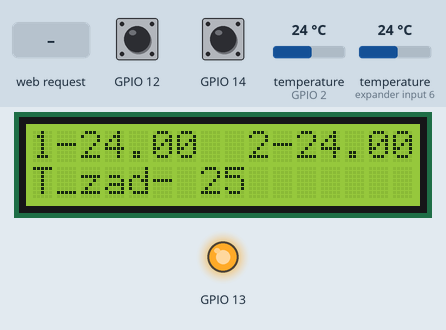
A program run on a simulated ESP8266 (NodeMCU). Shown: 16×2 character LCD, output pins drawn as LEDs (lit = HIGH). The test bench sets the inputs (shaded band); at power-on: temperature (sensors on GPIO 2, expander input 6) 24 °C, GPIO 12 HIGH, GPIO 14 HIGH. WiFi joins after 1.5 s; servers stay silent unless stated; what the program prints to the serial monitor is not drawn.

Above: at 2.7 s.
2.8 s: temperature (sensor on GPIO 2) set to 12 °C
At 4.4 s:
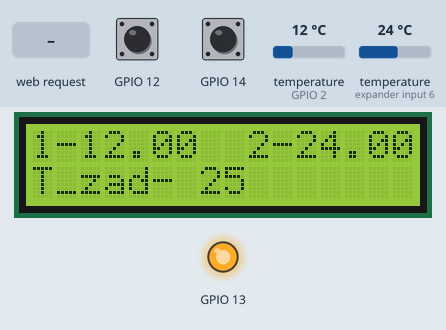
4.7 s: temperature (sensor on expander input 6) set to 12 °C
At 6.0 s:
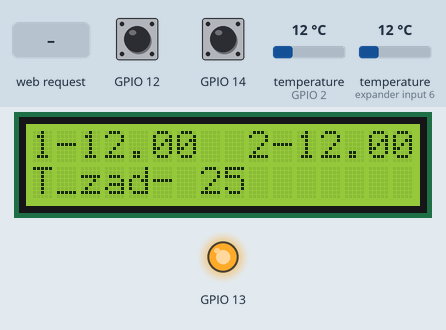
6.3 s: GPIO 12 pulled LOW for 3.2 s
At 10.7 s:
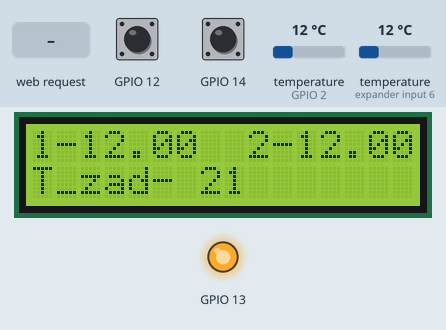
11.0 s: HTTP request GET /state received
At 12.6 s:
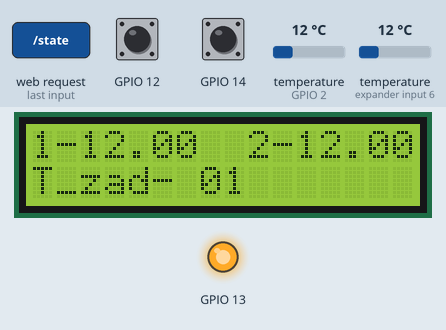
12.9 s: GPIO 14 pulled LOW for 1 s
At 14.5 s:
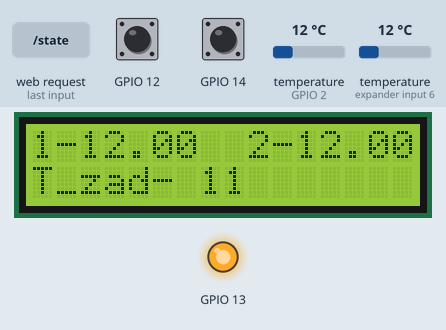
16.1 s: HTTP request GET /state?value=120 received
At 17.8 s:
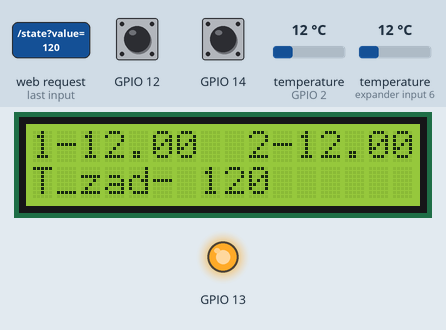
Timing chart, 0 to 18.8 s (numbered marks = the images above; inputs shaded):
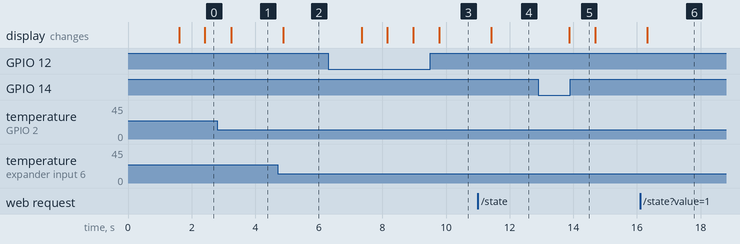

Measured:
- after the input at 2.8 s, the display: changes after 0.44 s (image 1)
- after the input at 4.7 s, the display: changes after 0.18 s (image 2)
- after the input at 6.3 s, the display: first changes after 1.0 s (image 3 shows a later state)
- after the input at 11.0 s, the display: changes after 0.42 s (image 4)
- after the input at 12.9 s, the display: changes after 0.97 s (image 5)
- after the input at 16.1 s, the display: changes after 0.23 s (image 6)

The program:

main.cpp
```cpp
#include <Arduino.h>
#include <OneWire.h>
#include <DallasTemperature.h>
#include <LiquidCrystal_I2C.h>
#include "ESP8266WiFi.h"
#include <ESPAsyncWebServer.h>
#include "ESPAsyncTCP.h"


AsyncWebServer server(80);

class temp{
  public:
  int temp = 25;
};

temp new_temp;


// set the LCD number of columns and rows
int lcdColumns = 16;
int lcdRows = 2;

// set LCD address, number of columns and rows
// if you don't know your display address, run an I2C scanner sketch
LiquidCrystal_I2C lcd(0x27, lcdColumns, lcdRows);


// Data wire is plugged into port D2 on the ESP8266
#define ONE_WIRE_BUS 2

// Setup a oneWire instance to communicate with any OneWire devices
OneWire oneWire(ONE_WIRE_BUS);

// Pass our oneWire reference to Dallas Temperature.
DallasTemperature sensors(&oneWire);

float tempSensor1, tempSensor2, tempSensor3;

uint8_t sensor1[8] = { 0x28, 0xFF, 0xB4, 0x0B, 0xA1, 0x16, 0x03, 0x75  };
uint8_t sensor2[8] = { 0x28, 0xFF, 0xDD, 0x41, 0x21, 0x17, 0x04, 0x49  };
uint8_t sensor3[8] = { 0x28, 0x61, 0x64, 0x12, 0x3F, 0xFD, 0x80, 0xC6  };

/*Put your SSID & Password*/
const char* ssid = "1283-NET";  // Enter SSID here
const char* password = "meus2229";  //Enter Password here

const char index_html[] PROGMEM = R"rawliteral(
<!DOCTYPE html>
<html lang="en">
<head>
    <meta charset="UTF-8">
    <meta http-equiv="X-UA-Compatible" content="IE=edge">
    <meta name="viewport" content="width=device-width, initial-scale=1.0">
    <title>temperatura</title>
    <style>
        body{
            background-color: black;
            color: white;
        }
        .main{
            border: 1px solid white;
            width: 300px;
            height: 150px;
            border-radius: 20px;
            position: absolute;
            top: 50%;
            left: 50%;
            transform: translate(-50%,-50%);
            text-align: center;
        }
        .main p{
            text-align: center;
        }
    </style>
</head>
<body>

    <div class="main">
        <p class="p1"></p>
        <p class="p2"></p>
        <p class="p3"></p>
        <input type="number" placeholder="25" class="inc" oninput="set()">
    </div>


    <script>

const p1 = document.querySelector('.p1');
const p2 = document.querySelector('.p2');
//const p3 = document.querySelector('.p3');
const button = document.querySelector(".inc");

setInterval(function () {
            const xhr = new XMLHttpRequest();
            xhr.open("GET", "/update");
            xhr.send();
            xhr.onreadystatechange = function () {
                if (this.readyState == 4 && this.status == 200) {
                    let str = this.responseText.split(";");
                    console.log(str);
                    p1.innerHTML = "Sensor 1 " +str[0]+"C";
                    p2.innerHTML = "Sensor 2 " +str[1]+"C";
                   // p3.innerHTML = "Sensor 3 " +str[2]+"C";
                }
            };
        }, 500);


        const set = ()=>{
            console.log(button.value);
            const xhr = new XMLHttpRequest();
            xhr.open("GET","/value=" + button.value, true);
            xhr.send();
        }
    </script>
</body>
</html>
)rawliteral";

void notFound(AsyncWebServerRequest *request) {
  request->send(404, "text/plain", "Not found");
}

void odczyt_temperatury(){

   sensors.requestTemperatures();
  tempSensor1 = sensors.getTempC(sensor1); // Gets the values of the temperature
  tempSensor2 = sensors.getTempC(sensor2); // Gets the values of the temperature

  lcd.setCursor(0,0);
lcd.print("1-");
  lcd.setCursor(2,0);
  lcd.print(tempSensor1);
lcd.setCursor(9,0);
lcd.print("2-");
lcd.setCursor(11,0);
lcd.print(tempSensor2);

}


void setup() {
  Serial.begin(9600);

  pinMode(13, OUTPUT);
  pinMode(12, INPUT_PULLUP);
  pinMode(14, INPUT_PULLUP);

digitalWrite(13, HIGH);//zgas diode stan wysoki

   lcd.init();
  lcd.backlight();
  lcd.clear();
  delay(10);


  sensors.begin();

  Serial.println("Connecting to ");
  Serial.println(ssid);

  //connect to your local wi-fi network
  WiFi.mode(WIFI_STA);
  WiFi.begin(ssid, password);
  if (WiFi.waitForConnectResult() != WL_CONNECTED) {
    Serial.println("Connecting...");
    return;
  }
  Serial.println();
  Serial.print("IP Address: ");
  Serial.println(WiFi.localIP());

  server.on("/", HTTP_GET, [](AsyncWebServerRequest *request){
    request->send_P(200, "text/html", index_html);
  });

  server.on("/update", HTTP_GET, [](AsyncWebServerRequest *request){
   request->send(200, "text/plain", String(tempSensor1)+";"+String(tempSensor2)+";"+String(new_temp.temp));
  });

  server.on("/state", HTTP_GET, [](AsyncWebServerRequest *request){
    String state;

    if(request->hasParam("value"))
    {
      state = request->getParam("value")->value();
    }
    new_temp.temp = state.toInt();
    request->send(200);
  });

server.onNotFound(notFound);
  server.begin();
}
void loop() {


lcd.setCursor(0,1);
lcd.print("T_zad-");
lcd.setCursor(7,1);
lcd.print(new_temp.temp);

int SW_UP = digitalRead(12);
int SW_DOWN = digitalRead(14);

if(SW_UP == HIGH){
new_temp.temp++;
delay(10);

}

if(SW_DOWN == HIGH){
new_temp.temp--;
delay(10);
}
odczyt_temperatury();

//Serial.println(tempSensor1);

}
```
